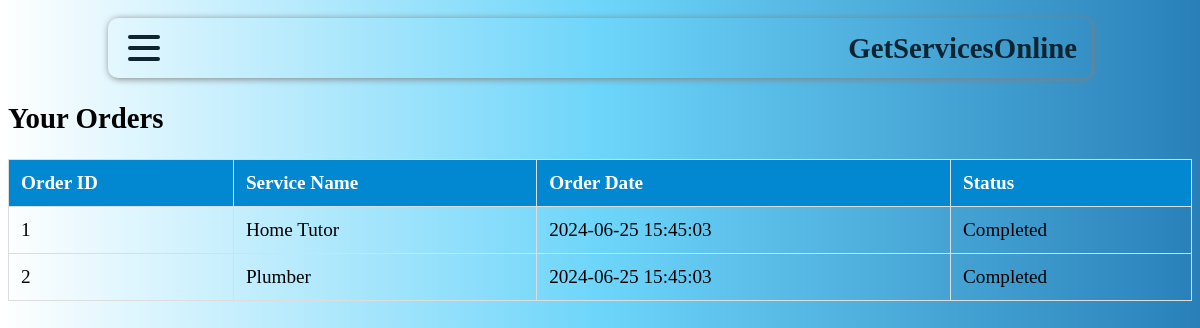
The page /user_orders.php (signed in) on the database its author committed.
### tables this page shows
CREATE TABLE `orders` (
  `OrderID` int(11) NOT NULL,
  `UserID` int(11) DEFAULT NULL,
  `ServiceID` int(11) DEFAULT NULL,
  `OrderDate` timestamp NOT NULL DEFAULT current_timestamp(),
  `Status` varchar(50) DEFAULT 'Pending'
);

CREATE TABLE `services` (
  `ServiceID` int(11) NOT NULL,
  `ServiceName` varchar(255) NOT NULL,
  `Description` text DEFAULT NULL,
  `ImagePath` varchar(255) DEFAULT NULL,
  `Price` decimal(10,2) NOT NULL,
  `CreatedAt` timestamp NOT NULL DEFAULT current_timestamp()
);

### user_orders.php (the view, shortened to what this page needs)
<?php
include 'db_connection/db_connection.php';
$userid = $_SESSION['userid'];
$sql = "SELECT orders.OrderID, services.ServiceName, orders.OrderDate, orders.Status
        FROM orders
        JOIN services ON orders.ServiceID = services.ServiceID
        WHERE orders.UserID = '$userid'";
$result = $conn->query($sql);
?>
<!DOCTYPE html>
<html lang="en">
<head>
    <link rel="stylesheet" href="styles.css">
</head>
<body>
    <nav>
            <div class="navbar">
                <div class="container nav-container">
                    <div class="hamburger-lines">
                        <span class="line line1"></span>
                        <span class="line line2"></span>
                        <span class="line line3"></span>
                    </div>
                    <div class="logo">
                        <h1>GetServicesOnline</h1>
                    </div>
                </div>
            </div>
        </nav>
    <h2>Your Orders</h2>
    <table>
        <tr>
            <th>Order ID</th>
            <th>Service Name</th>
            <th>Order Date</th>
            <th>Status</th>
        </tr>
        <?php
        if ($result->num_rows > 0) {
            while($row = $result->fetch_assoc()) {
                echo "<tr>";
                echo "<td>" . $row['OrderID'] . "</td>";
                echo "<td>" . $row['ServiceName'] . "</td>";
                echo "<td>" . $row['OrderDate'] . "</td>";
                echo "<td>" . $row['Status'] . "</td>";
                echo "</tr>";
            }
        } else {
            echo "<tr><td colspan='4'>No orders found</td></tr>";
        }
        ?>
    </table>
</body>
</html>

### styles.css (style rules this page uses)
nav, ul, #banner, .services { display: flex; justify-content: center; align-items: center; gap: 40px; padding: 10px 100px 0px 100px; list-style: none; }
body { font-size: larger; font-family: Calibri; background: #2980b9; background: -webkit-linear-gradient(to right, #ffffff, #6dd5fa, #2980b9); background: linear-gradient(to right, #ffffff, #6dd5fa, #2980b9); }
span { position: relative; }
.container { max-width: 100%; width: 100%; margin: 0px; }
.navbar { width: 100%; box-shadow: 1px 1px 7px gray; border-radius: 10px; }
.nav-container { display: flex; justify-content: space-between; align-items: center; height: 62px; }
.nav-container { display: block; position: relative; height: 60px; }
.nav-container .hamburger-lines { display: block; height: 26px; width: 32px; position: absolute; top: 17px; left: 20px; z-index: 2; display: flex; flex-direction: column; justify-content: space-between; }
.nav-container .hamburger-lines .line { display: block; height: 4px; width: 100%; border-radius: 10px; background: #0e2431; }
.nav-container .hamburger-lines .line1 { transform-origin: 0% 0%; transition: transform 0.4s ease-in-out; }
.nav-container .hamburger-lines .line2 { transition: transform 0.2s ease-in-out; }
.nav-container .hamburger-lines .line3 { transform-origin: 0% 100%; transition: transform 0.4s ease-in-out; }
.logo { position: absolute; top: -10px; right: 15px; font-size: 1.2rem; color: #0e2431; }
table { width: 100%; border-collapse: collapse; margin: 20px 0; }
table, th, td { border: 1px solid #ddd; }
th, td { padding: 12px; text-align: left; }
th { background-color: #0288d1; color: #fff; }

### rows shown on the page
orders: OrderID "1", ServiceID.ServiceName "Home Tutor", OrderDate "2024-06-25 15:45:03", Status "Completed"
orders: OrderID "2", ServiceID.ServiceName "Plumber", OrderDate "2024-06-25 15:45:03", Status "Completed"
